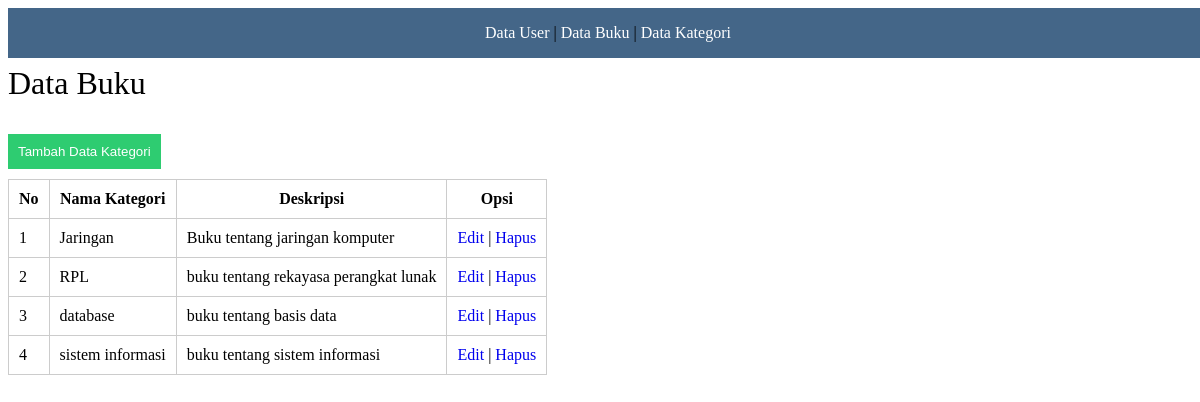
The page /kategori.php on the database its author committed.
### tables this page shows
CREATE TABLE IF NOT EXISTS `categories` (
`id` int(11) NOT NULL,
  `name` varchar(30) DEFAULT NULL,
  `description` text
);

### database.php (called while the page is built, shortened)
<?php
class database{
	function tampil_data_kategori(){
		$data=mysql_query("SELECT * FROM categories");
		while ($u=mysql_fetch_array($data)) {
			$hasil[]=$u;
		}
		return $hasil;
	}
}
?>

### kategori.php (the view, shortened to what this page needs)
<!DOCTYPE html>
<html>
<head>
	<link rel="stylesheet" href="styles.css">
</head>
<body>
<?php
include 'database.php';
$db = new database();
?>
<nav class="nav">
<ul><li><a href="index.php">Data User</a> | </li>
	<li><a href="buku.php">Data Buku</a> | </li>
	<li><a href="kategori.php">Data Kategori</a></li>
</ul>
</nav>
<br><br>
<h1>Data Buku</h1>
<a href="input_kategori.php"><input type="submit" value="Tambah Data Kategori"></a>
<table border="1">
	<tr>
		<th>No</th>
		<th>Nama Kategori</th>
		<th>Deskripsi</th>
		<th>Opsi</th>
	</tr>
	<?php
	$no = 1;
	foreach($db->tampil_data_kategori() as $kategori){
	?>
	<tr>
		<td><?php echo $no++; ?></td>
		<td><?php echo $kategori['name']; ?></td>
		<td><?php echo $kategori['description']; ?></td>
		<td>
			<a href="edit_kategori.php?id=<?php echo $kategori['id']; ?>&aksi=edit_kategori">Edit</a> |
			<a href="proses.php?id=<?php echo $kategori['id']; ?>&aksi=hapus_kategori">Hapus</a>
		</td>
	</tr>
	<?php
	}
	?>
</table>

### styles.css (style rules this page uses)
nav { width: 100%; background: #468; position: fixed; z-index: 999; }
.nav ul { list-style-type: none; padding: 0; text-align:center; }
.nav li { display: inline; }
.nav ul a { text-decoration: none; display: inline; color: white; }
input[type=submit] { margin:10px 0 10px 0; outline:0; background:#2ecc71; color:#fff; border:0; padding:10px; cursor:pointer }
a { text-decoration:none }
h1, h2, h3, h4, h5, h6 { font-weight: 300; }

### kategori.php (style rules this page uses)
td,th { border:1px solid #ccc;padding:10px; }
table { border-collapse:collapse; }

### rows shown on the page
categories: name "Jaringan", description "Buku tentang jaringan komputer"
categories: name "RPL", description "buku tentang rekayasa perangkat lunak"
categories: name "database", description "buku tentang basis data"
categories: name "sistem informasi", description "buku tentang sistem informasi"
